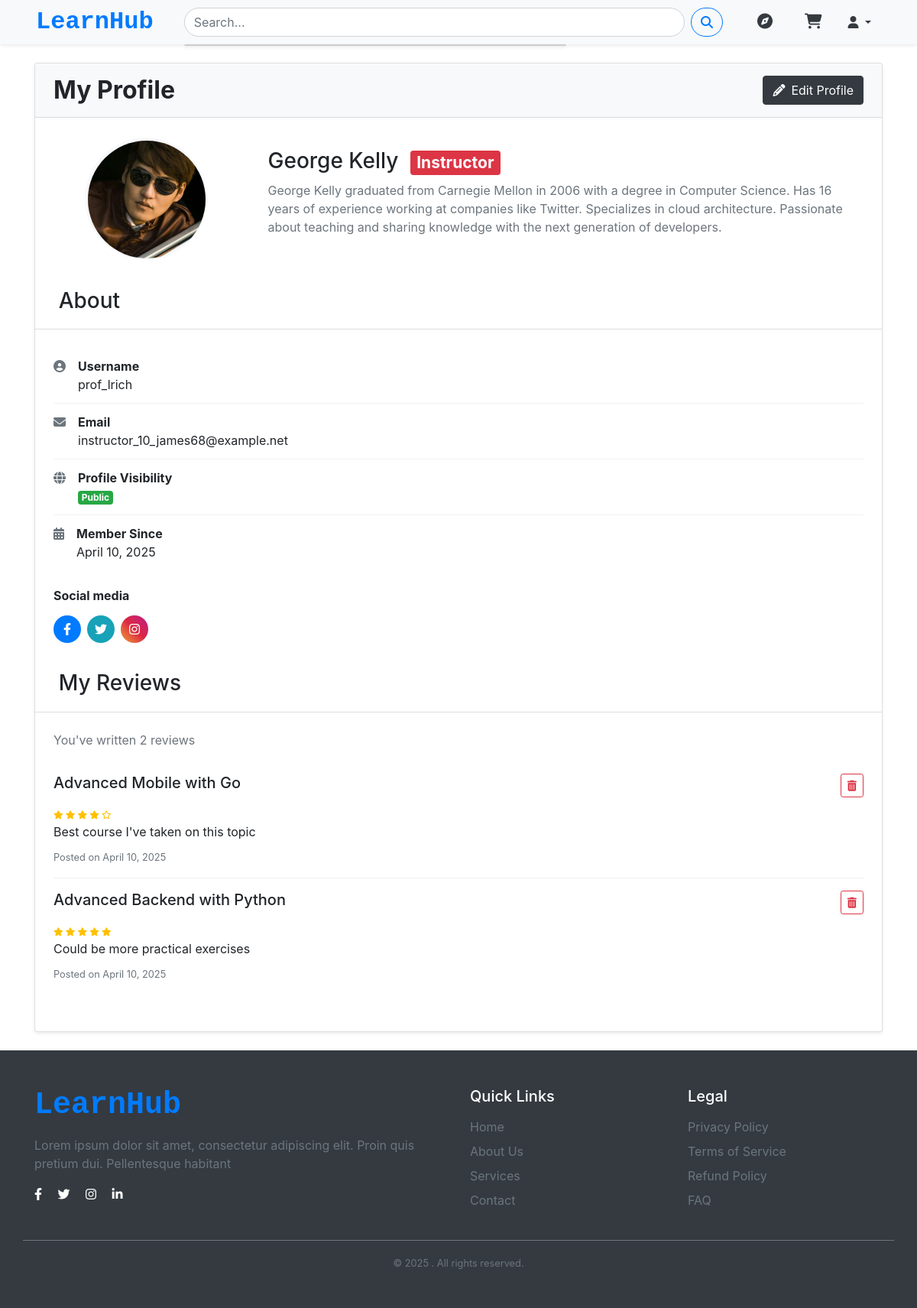
The app's page /users/profile/ (signed in) with its own data.
### users/models.py (models this page shows, shortened)
class CustomUser(AbstractUser):
    avatar = models.ImageField(upload_to='avatars/',default='blank_profile.png',blank=True)
    bio = models.TextField(blank=True)
    email = models.EmailField(unique=True)
    username = models.CharField(max_length=30,unique=False,blank=False)
    is_instructor = models.BooleanField(default=False)
    profile_public = models.BooleanField(default=False)
    USERNAME_FIELD = 'email'
    REQUIRED_FIELDS = ['username']
    objects = CustomUserManager()
    facebook_url = models.URLField(blank=True, null=True)
    twitter_url = models.URLField(blank=True, null=True)
    instagram_url = models.URLField(blank=True, null=True)
    linkedin_url = models.URLField(blank=True, null=True)

### courses/models.py (models this page shows, shortened)
class Review(models.Model):
    course = models.ForeignKey(Course, on_delete=models.CASCADE, related_name='reviews')
    student = models.ForeignKey(settings.AUTH_USER_MODEL, on_delete=models.CASCADE)
    rating = models.PositiveSmallIntegerField(choices=[(i, i) for i in range(1, 6)])  # 1-5 stars
    comment = models.TextField(blank=True)
    created_at = models.DateTimeField(auto_now_add=True)

class Course(models.Model):
    title = models.CharField(max_length=200)
    description = models.TextField()
    category = models.ForeignKey(
        CourseCategory,
        on_delete=models.SET_NULL,
        null=True
    )
    tags = models.ManyToManyField(Tag, blank=True)
    instructor = models.ForeignKey(
        settings.AUTH_USER_MODEL,
        on_delete=models.CASCADE,
        related_name='taught_courses'
    )
    LEVEL_CHOICES = [
        ('BG', 'Beginner'),
        ('IM', 'Intermediate'),
        ('AD', 'Advanced'),
    ]
    price = models.DecimalField(max_digits=10, decimal_places=2)
    is_free = models.BooleanField(default=False)
    created_at = models.DateTimeField(auto_now_add=True)
    updated_at = models.DateTimeField(auto_now=True)
    is_published = models.BooleanField(default=False)
    level = models.CharField(max_length=2, choices=LEVEL_CHOICES, default='BG')
    thumbnail = models.ImageField(upload_to='course_thumbnails/')
    average_rating = models.FloatField(default=0.0)
    rating_count = models.PositiveIntegerField(default=0)

### users/views.py (the view)
# urls.py: path('profile/',views.profile,name='profile'),
@login_required(login_url='login')
def profile(request):
    user = request.user
    return render(request,'profile/profile.html',{'user':user})

### templates/profile/profile.html (shortened to what this page needs)
{% extends 'base.html' %}
{% load static %}
{% block content %}
<div class="container py-4">
    <div class="row justify-content-center">
        <div class="col-lg-12">
            <div class="card shadow-sm">
                <div class="card-header bg-light px-4 py-3">
                    <div class="d-flex justify-content-between align-items-center">
                        <h2 class="mb-0 fw-bold">My Profile</h2>
                        <a href="{% url 'profile_settings' %}" class="btn btn-dark">
                            <i class="fas fa-pencil-alt me-2"></i>Edit Profile
                        </a>
                    </div>
                </div>
                <div class="card-body p-0">
                    <div class="row align-items-center p-4">
                        <div class="col-md-3 text-center mb-4 mb-md-0">
                            <div class="avatar-wrapper rounded-circle bg-light p-1 mx-auto" style="width: 160px; height: 160px;">
                                {% if user.avatar %}
                                    <img src="{{ user.avatar.url }}"
                                         alt="{{ user.username }}"
                                         class="rounded-circle"
                                         width="154" height="154"
                                         style="object-fit: cover;">
                                {% else %}
                                    <img src="{% static 'images/blank_profile.png' %}"
                                         alt="default avatar"
                                         class="rounded-circle"
                                         width="154" height="154"
                                         style="object-fit: cover;">
                                {% endif %}
                            </div>
                        </div>
                        <div class="col-md-9">
                            <div class="d-flex flex-column h-100">
                                <div class="pt-3 mb-3 ml-2">
                                    <h2 class="h3 mb-2">
                                        {{ user.get_full_name|default:user.username }}
                                        {% if user.is_instructor %}
                                            <span class="badge bg-danger text-white ms-2">Instructor</span>
                                        {% endif %}
                                    </h2>
                                    <div class="text-muted mb-3">
                                        {% if user.bio %}
                                            <p class="mb-0">{{ user.bio }}</p>
                                        {% else %}
                                            <p class="mb-0 text-muted">No bio added yet.</p>
                                        {% endif %}
                                    </div>
                                </div>
                            </div>
                        </div>
                    </div>
                    <div class="profile-card">
                        <div class="card-header bg-white">
                            <h3 class="section-title">About</h3>
                        </div>
                        <div class="card-body p-4">
                            <ul class="list-unstyled mb-0">
                                <li class="info-item d-flex">
                                    <div class="flex-shrink-0 me-3 text-muted">
                                        <i class="fas fa-user-circle"></i>
                                    </div>
                                    <div>
                                        <strong>Username</strong>
                                        <div>{{ user.username }}</div>
                                    </div>
                                </li>
                                <li class="info-item d-flex">
                                    <div class="flex-shrink-0 me-3 text-muted">
                                        <i class="fas fa-envelope"></i>
                                    </div>
                                    <div>
                                        <strong>Email</strong>
                                        <div>{{ user.email }}</div>
                                    </div>
                                </li>
                                <li class="info-item d-flex">
                                    <div class="flex-shrink-0 me-3 text-muted">
                                        <i class="fas fa-globe"></i>
                                    </div>
                                    <div>
                                        <strong>Profile Visibility</strong>
                                        <div>
                                            {% if user.profile_public %}
                                                <span class="badge bg-success">Public</span>
                                            {% else %}
                                                <span class="badge bg-secondary">Private</span>
                                            {% endif %}
                                        </div>
                                    </div>
                                </li>
                                <li class="info-item d-flex">
                                    <div class="flex-shrink-0 me-3 text-muted">
                                        <i class="fas fa-calendar-alt"></i>
                                    </div>
                                    <div>
                                        <strong>Member Since</strong>
                                        <div>{{ user.date_joined|date:"F j, Y" }}</div>
                                    </div>
                                </li>
                            </ul>
                        </div>
                        {% if user.facebook_url or user.twitter_url or user.instagram_url or user.linkedin_url %}
                        <div class="px-4 ">
                            <h6 class="fw-bold mb-3">Social media</h6>
                            <div class="d-flex gap-2">
                                {% if user.facebook_url %}
                                    <a href="{{ user.facebook_url }}" target="_blank" class="social-icon bg-primary text-white">
                                        <i class="fab fa-facebook-f"></i>
                                    </a>
                                {% endif %}
                                {% if user.twitter_url %}
                                    <a href="{{ user.twitter_url }}" target="_blank" class="social-icon bg-info text-white">
                                        <i class="fab fa-twitter"></i>
                                    </a>
                                {% endif %}
                                {% if user.instagram_url %}
                                    <a href="{{ user.instagram_url }}" target="_blank" class="social-icon bg-gradient-instagram text-white">
                                        <i class="fab fa-instagram"></i>
                                    </a>
                                {% endif %}
                            </div>
                        </div>
                        {% endif %}
                    </div>
                    <div class="profile-card">
                        <div class="card-header bg-white">
                            <h3 class="section-title">My Reviews</h3>
                        </div>
                        <div class="card-body p-4">
                            {% if user.review_set.all %}
                                <div class="mb-3">
                                    <span class="text-muted">You've written {{ user.review_set.count }} reviews</span>
                                </div>
                                {% for review in user.review_set.all %}
                                <div class="review-item">
                                    <div class="d-flex justify-content-between align-items-start mb-2">
                                        <h5>{{ review.course.title }}</h5>
                                        <div>
                                            <form method="POST" action="{% url 'delete_review' review.id %}" class="d-inline">
                                                <button type="submit" class="btn btn-sm btn-outline-danger" >
                                                    <i class="fas fa-trash-alt"></i>
                                                </button>
                                            </form>
                                        </div>
                                    </div>
                                    <div class="rating-stars d-inline-block me-2">
                                        {% for i in "12345" %}
                                            {% if forloop.counter <= review.rating %}
                                                <i class="fas fa-star"></i>
                                            {% else %}
                                                <i class="far fa-star"></i>
                                            {% endif %}
                                        {% endfor %}
                                    </div>
                                    <p class="mb-2">{{ review.comment }}</p>
                                    <small class="text-muted">Posted on {{ review.created_at|date:"F j, Y" }}</small>
                                </div>
                                {% endfor %}
                            {% else %}
                                <p class="text-muted">You haven't written any reviews yet.</p>
                            {% endif %}
                        </div>
                    </div>
                </div>
            </div>
        </div>
    </div>
</div>
{% endblock %}

### static/css/style.css (style rules this page uses)
body { box-sizing: border-box; margin: 0; padding: 0; }

### static/css/course_list.css (style rules this page uses)
.rating-stars { color: #fab437; font-size: 0.7rem; }
.badge { font-size: 0.65rem; font-weight: 600; padding: 3px 6px; }

### templates/profile/profile.html (style rules this page uses)
.social-icon { width: 36px; height: 36px; display: inline-flex; align-items: center; justify-content: center; border-radius: 50%; }
.info-item { padding: 0.75rem 0; border-bottom: 1px solid rgba(0,0,0,0.05); }
.info-item:last-child { border-bottom: none; }
.bg-gradient-instagram { background: linear-gradient(45deg, #f09433, #e6683c, #dc2743, #cc2366, #bc1888); }
.review-item { padding: 1rem 0; border-bottom: 1px solid #f0f0f0; }
.review-item:last-child { border-bottom: none; }
.rating-stars { color: #ffc107; }
.section-title { padding-left: 1%; }
.profile-card { border-radius: 0.5rem; overflow: hidden; margin-bottom: 1.5rem; }

### records on screen
CustomUser: avatar (picture), get_full_name "George Kelly", bio "George Kelly graduated from Carnegie Mellon in 2006 with a degree in Computer Science. Has 16 years of experience working at companies like Twitter. Specializes in cloud architecture. Passionate about teaching and sharing knowledge with the next generation of developers.", username "prof_lrich", email "instructor_10_james68@example.net", date_joined "April 10, 2025", review_set.count "2"
Review: course "Advanced Mobile with Go", rating 4 (drawn), comment "Best course I've taken on this topic", created_at "April 10, 2025"
Review: course "Advanced Backend with Python", rating 5 (drawn), comment "Could be more practical exercises", created_at "April 10, 2025"
